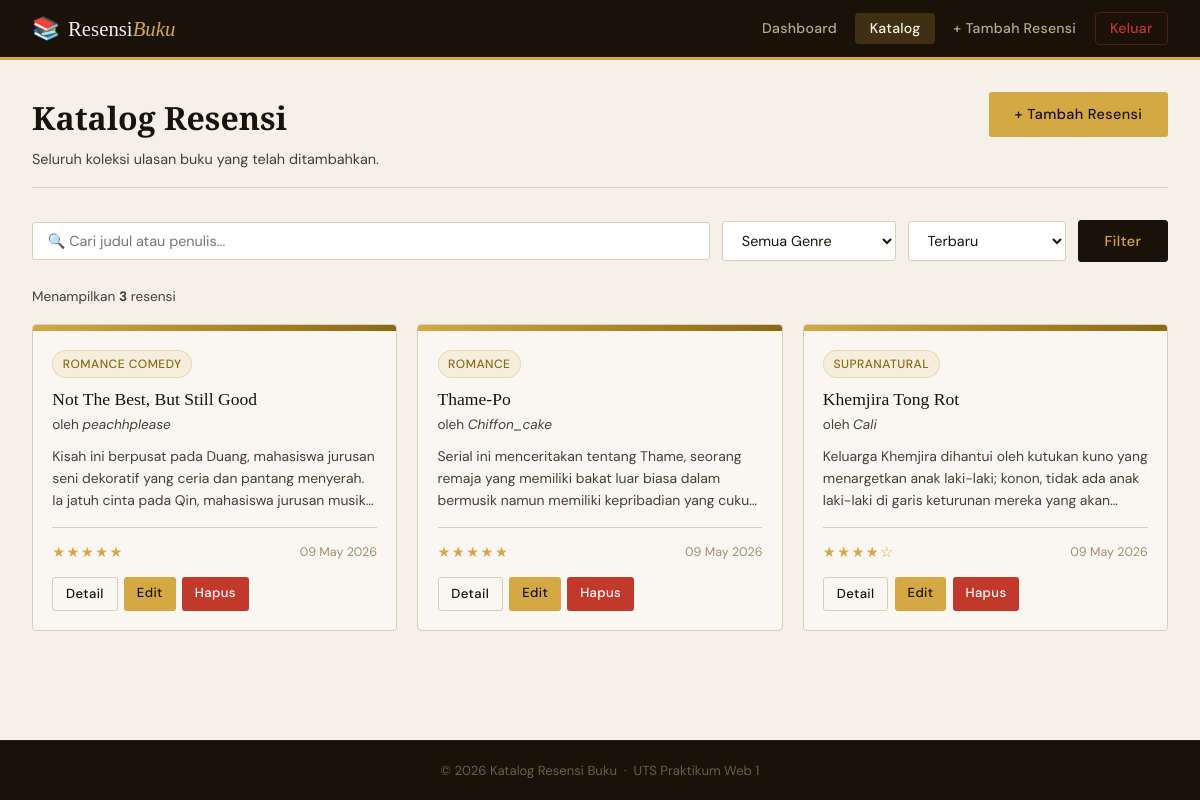
The app's page /pages/katalog.php (signed in), older data.
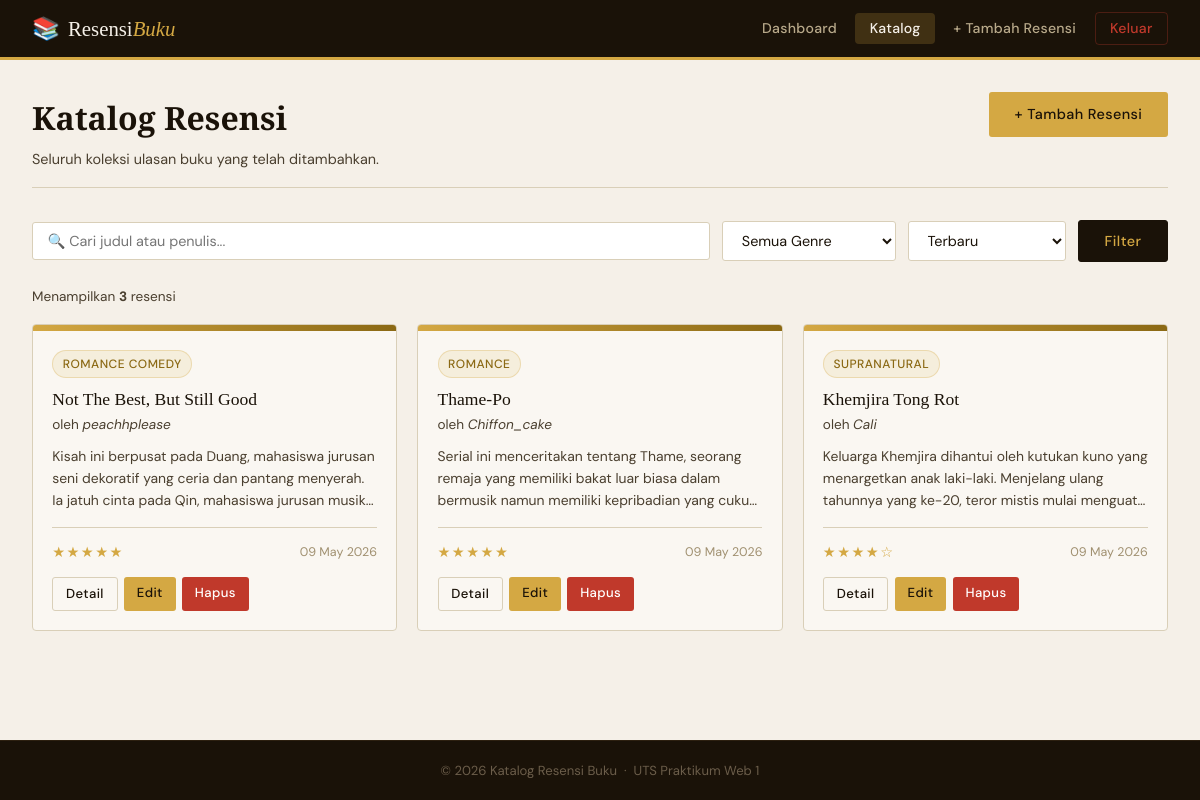
The same page, newer data.
### tables this page shows
CREATE TABLE IF NOT EXISTS resensi (
    id INT AUTO_INCREMENT PRIMARY KEY,
    judul_buku VARCHAR(255) NOT NULL,
    penulis VARCHAR(100) NOT NULL,
    genre VARCHAR(50),
    ulasan TEXT NOT NULL,
    rating INT(1) CHECK (rating BETWEEN 1 AND 5),
    tgl_input TIMESTAMP DEFAULT CURRENT_TIMESTAMP,
    user_id INT,
    FOREIGN KEY (user_id) REFERENCES users(id) ON DELETE SET NULL
);

### pages/katalog.php (the view, shortened to what this page needs)
<?php
require_once '../config/db.php';
$search = trim($_GET['search'] ?? '');
$genre = trim($_GET['genre'] ?? '');
$sort = $_GET['sort'] ?? 'terbaru';
$where = [];
$whereClause = $where ? 'WHERE ' . implode(' AND ', $where) : '';
$orderClause = match($sort) {
    'judul' => 'ORDER BY judul_buku ASC',
    'rating_tinggi' => 'ORDER BY rating DESC',
    'rating_rendah' => 'ORDER BY rating ASC',
    default => 'ORDER BY tgl_input DESC'
};
$sql = "SELECT * FROM resensi $whereClause $orderClause";
$stmt = $conn->prepare($sql);
$stmt->execute();
$result = $stmt->get_result();
function renderStars($rating) {
    $stars = '';
    for ($i = 1; $i <= 5; $i++) {
        $stars .= $i <= $rating ? '★' : '☆';
    }
    return $stars;
}
?>
<?php include '../includes/header.php'; ?>
<div class="main-content">
    <div class="page-header" style="display:flex;justify-content:space-between;align-items:flex-start;flex-wrap:wrap;gap:1rem">
        <div>
            <h1>Katalog Resensi</h1>
            <p>Seluruh koleksi ulasan buku yang telah ditambahkan.</p>
        </div>
        <a href="tambah.php" class="btn btn-gold">+ Tambah Resensi</a>
    </div>
    <form method="GET" action="">
        <div class="filter-bar">
            <input type="text" name="search" placeholder="🔍 Cari judul atau penulis..."
                   value="<?= htmlspecialchars($search) ?>">
            <select name="genre">
                <option value="">Semua Genre</option>
            </select>
            <select name="sort">
                <option value="terbaru" <?= $sort === 'terbaru' ? 'selected' : '' ?>>Terbaru</option>
            </select>
            <button type="submit" class="btn btn-primary">Filter</button>
        </div>
    </form>
    <?php if ($result->num_rows === 0): ?>
        <div class="empty-state">
            <div class="empty-icon">🔍</div>
            <h3>Tidak ada resensi ditemukan</h3>
            <p><?= $search || $genre ? 'Coba kata kunci atau filter yang berbeda.' : 'Jadilah yang pertama menambahkan resensi!' ?></p>
            <a href="tambah.php" class="btn btn-gold" style="margin-top:1rem">+ Tambah Resensi</a>
        </div>
    <?php else: ?>
        <p style="color:var(--ink-light);font-size:0.85rem;margin-bottom:1rem">
            Menampilkan <strong><?= $result->num_rows ?></strong> resensi
        </p>
        <div class="books-grid">
            <?php while ($row = $result->fetch_assoc()): ?>
            <div class="book-card">
                <div class="book-card-spine"></div>
                <div class="book-card-body">
                    <?php if ($row['genre']): ?>
                        <span class="book-genre-badge"><?= htmlspecialchars($row['genre']) ?></span>
                    <?php endif; ?>
                    <div class="book-title"><?= htmlspecialchars($row['judul_buku']) ?></div>
                    <div class="book-author">oleh <span><?= htmlspecialchars($row['penulis']) ?></span></div>
                    <div class="book-ulasan"><?= htmlspecialchars($row['ulasan']) ?></div>
                    <div class="book-meta">
                        <span class="stars"><?= renderStars($row['rating']) ?></span>
                        <span class="book-date"><?= date('d M Y', strtotime($row['tgl_input'])) ?></span>
                    </div>
                    <div class="book-actions">
                        <a href="detail.php?id=<?= $row['id'] ?>" class="btn btn-outline btn-sm">Detail</a>
                        <a href="edit.php?id=<?= $row['id'] ?>" class="btn btn-gold btn-sm">Edit</a>
                        <a href="hapus.php?id=<?= $row['id'] ?>" class="btn btn-danger btn-sm btn-hapus">Hapus</a>
                    </div>
                </div>
            </div>
            <?php endwhile; ?>
        </div>
    <?php endif; ?>
</div>
<?php include '../includes/footer.php'; ?>

Row changes from the older to the newer data that the page shows:
changed resensi "Khemjira Tong Rot": ulasan "Keluarga Khemjira dihantui oleh kutukan kuno yang menargetkan anak laki-laki; konon, tidak ada anak laki-laki di garis keturunan mereka yang…" → "Keluarga Khemjira dihantui oleh kutukan kuno yang menargetkan anak laki-laki. Menjelang ulang tahunnya yang ke-20, teror mistis mulai…"
